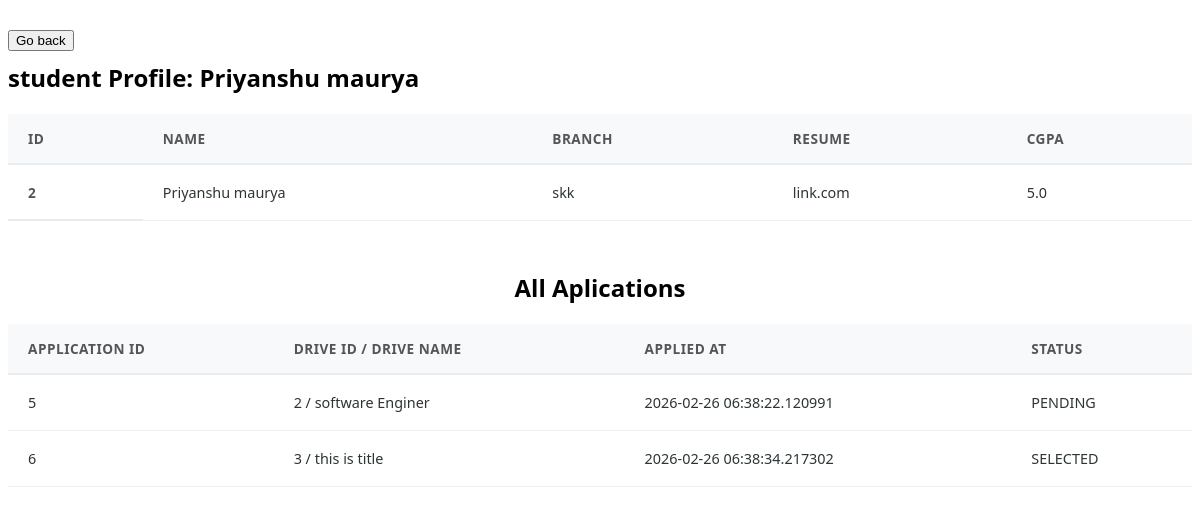
Page /admin/student/2 (signed in) on the committed database.
### portal/models.py (models this page shows)
class Student(db.Model,UserMixin):
    __tablename__ = 'students'
    id = db.Column(db.Integer , primary_key = True)
    user_id = db.Column(db.Integer,db.ForeignKey('users.id') , nullable = False)
    name = db.Column(db.String(50),nullable = False)
    branch = db.Column(db.String(30) )
    cgpa = db.Column(db.Float ,nullable = False)
    resume_path = db.Column(db.String(200),nullable= False)
    is_blacklisted = db.Column(db.Boolean , default = False)

class Application(db.Model,UserMixin):
    __tablename__ = 'applications'
    id = db.Column(db.Integer , primary_key = True)
    student_id = db.Column(db.Integer,db.ForeignKey('students.id'), nullable = False)
    drive_id = db.Column(db.Integer,db.ForeignKey('placement_drives.id') , nullable = False)
    applied_at = db.Column(db.DateTime,default = datetime.utcnow)
    status = db.Column(db.String(30), nullable = False,default = 'PENDING')#PENDING , SHORTLISTED,SELECTED , REJECTED
    drive = db.relationship('Drive', backref='applications')
    student = db.relationship('Student' , backref = 'students')
    __table_args__ = (
    db.UniqueConstraint('student_id', 'drive_id', name='unique_student_drive'),
)

class Drive(db.Model,UserMixin):
    __tablename__ = 'placement_drives'
    id = db.Column(db.Integer , primary_key = True)
    company_id = db.Column(db.Integer,db.ForeignKey('companies.id') , nullable = False)
    job_title = db.Column(db.String(100), nullable = False)
    description = db.Column(db.String(200), nullable = False)
    eligibility = db.Column(db.String(100), nullable = False)
    deadline = db.Column(db.DateTime, nullable = False)
    status = db.Column(db.String(20), nullable = False,default ='APPROVED') #APPROVED,PENDING,CLOSED
    company = db.relationship('Company' , backref = 'companies')

### app.py (the view)
@app.route('/admin/student/<int:student_id>')
@login_required
def student_details(student_id):
    stud = Student.query.get_or_404(student_id)
    apple = Application.query.filter_by(student_id = stud.id).all()
    return render_template('admin/student_details.html',r = stud,apple=apple)

### app.py (called while the page is built)
@login_manager.user_loader
def load_user(user_id):
    return User.query.get(int(user_id))

### templates/admin/student_details.html (shortened to what this page needs)
<!DOCTYPE html>
<html lang="en">
<head>
</head>
<body>
    <a href="{{url_for('admin_student')}}"><button>Go back</button></a>
    <h2>student Profile: {{ r.name }}</h2>
    <div id="table" class="border">
        <table class="app-tab">
            <thead>
                <tr>
                    <th>ID</th>
                    <th>Name</th>
                    <th>Branch</th>
                    <th>Resume </th>
                    <th>CGPA</th>
                </tr>
            </thead>
            <tbody>
                <tr>
                    <th scope="row">{{r.id}}</th>
                    <td>{{r.name}}</td>
                    <td>{{r.branch}}</td>
                    <td>{{r.resume_path}}</td>
                    <td>{{r.cgpa}}</td>
                </tr>
            </tbody>
        </table>
    </div>
    <h2 style="margin-top: 50px; text-align: center;">All Aplications</h2>
    <table class="app-tab">
        <thead>
            <tr>
                <th>Application id</th>
                <th>Drive ID / Drive Name</th>
                <th>Applied At</th>
                <th>status</th>
            </tr>
        </thead>
        <tbody>
            {% for a in apple %}
            <tr>
                <td>{{a.id}}</td>
                <td>{{a.drive_id}} / {{a.drive.job_title}} </td>
                <td>{{a.applied_at}} </td>
                <td>{{a.status}} </td>
            </tr>
            {% endfor %}
        </tbody>
    </table>
</body>
</html>

### templates/admin/student_details.html (style rules this page uses)
* { margin-top: 10px; }
body { font-family: system-ui, -apple-system, BlinkMacSystemFont, 'Segoe UI', Roboto, Oxygen, Ubuntu, Cantarell, 'Open Sans', 'Helvetica Neue', sans-serif; }
.app-tab { width: 100%; border-collapse: collapse; }
.app-tab thead { background: #f8f9fa; }
.app-tab th { padding: 15px 20px; text-align: left; font-size: 0.85rem; font-weight: 600; color: #555; text-transform: uppercase; letter-spacing: 0.5px; border-bottom: 2px solid #e9ecef; }
.app-tab tbody tr { border-bottom: 1px solid #f0f0f0; transition: all 0.3s ease; }
.app-tab td { padding: 18px 20px; font-size: 0.9rem; color: #2d3436; }

### rows in the picture
Student: name "Priyanshu maurya", id "2", branch "skk", resume_path "link.com", cgpa "5.0"
Application: id "5", drive_id "2", drive.job_title "software Enginer", applied_at "2026-02-26 06:38:22.120991", status "PENDING"
Application: id "6", drive_id "3", drive.job_title "this is title", applied_at "2026-02-26 06:38:34.217302", status "SELECTED"
